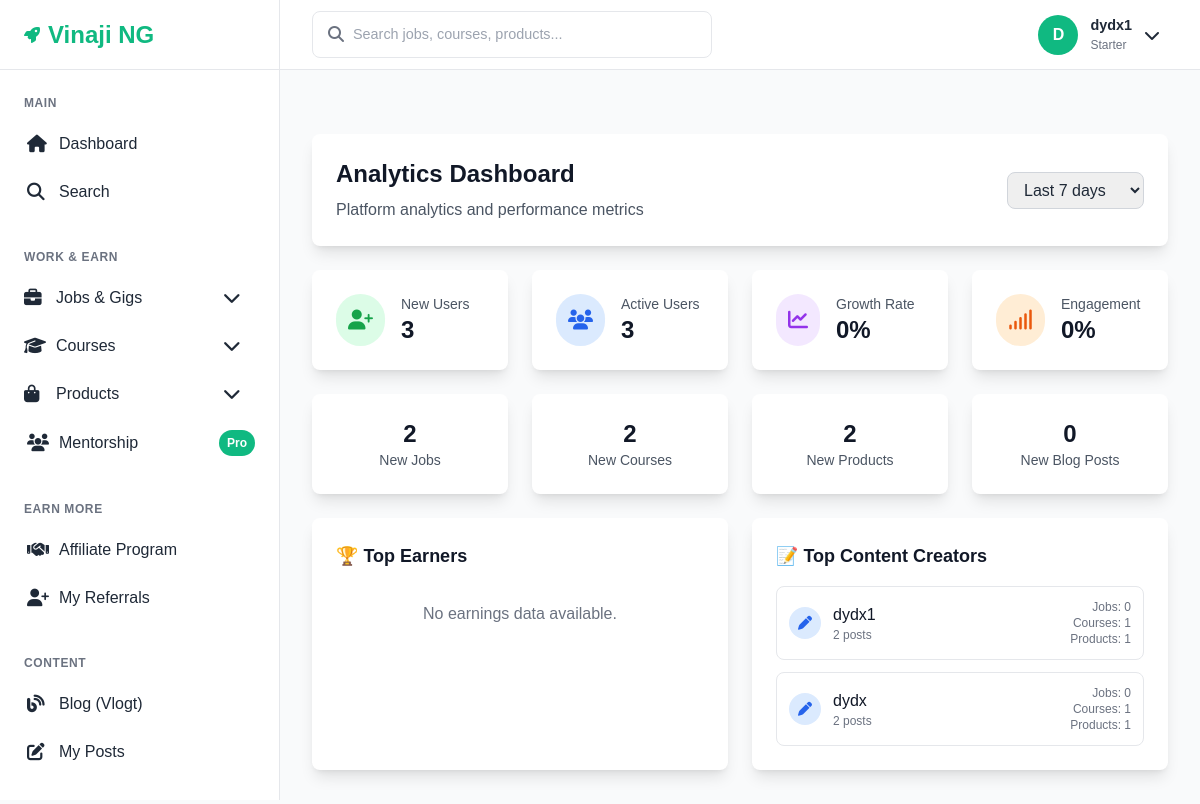
The page /site-admin/analytics/ (signed in) on the database its author committed.
### accounts/models.py (models this page shows, shortened)
class User(AbstractUser):
    SUBSCRIPTION_CHOICES = [
        ('starter', 'Starter'),
        ('pro', 'Pro'),
        ('mentorship', 'Mentorship'),
    ]
    subscription_level = models.CharField(
        max_length=20,
        choices=SUBSCRIPTION_CHOICES,
        default='starter'
    )
    referral_code = models.CharField(max_length=20, unique=True, blank=True)
    is_verified = models.BooleanField(default=False)
    date_updated = models.DateTimeField(auto_now=True)
    groups = models.ManyToManyField(
        Group,
        related_name="custom_user_groups",  # use "+" if you don’t need reverse access
        blank=True
    )
    user_permissions = models.ManyToManyField(
        Permission,
        related_name="custom_user_permissions",  # use "+" if you don’t need reverse access
        blank=True
    )

### site_core/views.py (the view)
# urls.py: path('analytics/', views.analytics_dashboard, name='analytics'),
@staff_member_required
def analytics_dashboard(request):
    period = request.GET.get('period', '7')
    days = int(period)
    start_date = timezone.now() - timedelta(days=days)
    new_users = User.objects.filter(date_joined__gte=start_date).count()
    active_users = User.objects.filter(last_login__gte=start_date).count()
    new_jobs = Job.objects.filter(created_at__gte=start_date).count()
    new_courses = Course.objects.filter(created_at__gte=start_date).count()
    new_products = Product.objects.filter(created_at__gte=start_date).count()
    new_posts = BlogPost.objects.filter(created_at__gte=start_date).count()
    top_earners = Transaction.objects.filter(
        status='completed',
        created_at__gte=start_date,
        transaction_type__in=['sale', 'commission']
    ).values('user__username', 'user__profile__country').annotate(
        total_earned=Sum('amount')
    ).order_by('-total_earned')[:10]
    top_posters = User.objects.annotate(
        job_count=Count('posted_jobs', filter=Q(posted_jobs__created_at__gte=start_date)),
        course_count=Count('courses_taught', filter=Q(courses_taught__created_at__gte=start_date)),
        product_count=Count('products', filter=Q(products__created_at__gte=start_date)),
        post_count=Count('blog_posts', filter=Q(blog_posts__created_at__gte=start_date)),
        total_content=Count('posted_jobs', filter=Q(posted_jobs__created_at__gte=start_date)) +
                     Count('courses_taught', filter=Q(courses_taught__created_at__gte=start_date)) +
                     Count('products', filter=Q(products__created_at__gte=start_date)) +
                     Count('blog_posts', filter=Q(blog_posts__created_at__gte=start_date))
    ).filter(total_content__gt=0).order_by('-total_content')[:10]
    context = {
        'period': period,
        'new_users': new_users,
        'active_users': active_users,
        'new_jobs': new_jobs,
        'new_courses': new_courses,
        'new_products': new_products,
        'new_posts': new_posts,
        'top_earners': top_earners,
        'top_posters': top_posters,
    }
    return render(request, 'admin_panel/analytics.html', context)

### templates/admin_panel/analytics.html (shortened to what this page needs)
{% extends 'base.html' %}
{% block content %}
<div class="space-y-6">
    <div class="bg-white rounded-lg shadow-lg p-6">
        <div class="flex justify-between items-center">
            <div>
                <h1 class="text-2xl font-bold text-gray-900">Analytics Dashboard</h1>
                <p class="text-gray-600 mt-2">Platform analytics and performance metrics</p>
            </div>
            <form method="get" class="flex space-x-2">
                <select name="period" onchange="this.form.submit()"
                        class="px-3 py-2 border border-gray-300 rounded-lg focus:outline-none focus:ring-2 focus:ring-green-500 focus:border-green-500">
                    <option value="7" {% if period == '7' %}selected{% endif %}>Last 7 days</option>
                </select>
            </form>
        </div>
    </div>
    <div class="grid grid-cols-1 md:grid-cols-2 lg:grid-cols-4 gap-6">
        <div class="bg-white rounded-lg shadow-lg p-6">
            <div class="flex items-center">
                <div class="p-3 rounded-full bg-green-100 text-green-600">
                    <i class="fas fa-user-plus text-xl"></i>
                </div>
                <div class="ml-4">
                    <p class="text-sm font-medium text-gray-600">New Users</p>
                    <p class="text-2xl font-bold text-gray-900">{{ new_users }}</p>
                </div>
            </div>
        </div>
        <div class="bg-white rounded-lg shadow-lg p-6">
            <div class="flex items-center">
                <div class="p-3 rounded-full bg-blue-100 text-blue-600">
                    <i class="fas fa-users text-xl"></i>
                </div>
                <div class="ml-4">
                    <p class="text-sm font-medium text-gray-600">Active Users</p>
                    <p class="text-2xl font-bold text-gray-900">{{ active_users }}</p>
                </div>
            </div>
        </div>
        <div class="bg-white rounded-lg shadow-lg p-6">
            <div class="flex items-center">
                <div class="p-3 rounded-full bg-purple-100 text-purple-600">
                    <i class="fas fa-chart-line text-xl"></i>
                </div>
                <div class="ml-4">
                    <p class="text-sm font-medium text-gray-600">Growth Rate</p>
                    <p class="text-2xl font-bold text-gray-900">
                        {% if total_users > 0 %}{{ new_users|floatformat:1 }}%{% else %}0%{% endif %}
                    </p>
                </div>
            </div>
        </div>
        <div class="bg-white rounded-lg shadow-lg p-6">
            <div class="flex items-center">
                <div class="p-3 rounded-full bg-orange-100 text-orange-600">
                    <i class="fas fa-signal text-xl"></i>
                </div>
                <div class="ml-4">
                    <p class="text-sm font-medium text-gray-600">Engagement</p>
                    <p class="text-2xl font-bold text-gray-900">
                        {% if total_users > 0 %}
    {% widthratio active_users total_users 100 as engagement %}
    {{ engagement }}%
{% else %}
    0%
{% endif %}
                    </p>
                </div>
            </div>
        </div>
    </div>
    <div class="grid grid-cols-1 md:grid-cols-2 lg:grid-cols-4 gap-6">
        <div class="bg-white rounded-lg shadow-lg p-6">
            <div class="text-center">
                <div class="text-2xl font-bold text-gray-900">{{ new_jobs }}</div>
                <div class="text-sm text-gray-600">New Jobs</div>
            </div>
        </div>
        <div class="bg-white rounded-lg shadow-lg p-6">
            <div class="text-center">
                <div class="text-2xl font-bold text-gray-900">{{ new_courses }}</div>
                <div class="text-sm text-gray-600">New Courses</div>
            </div>
        </div>
        <div class="bg-white rounded-lg shadow-lg p-6">
            <div class="text-center">
                <div class="text-2xl font-bold text-gray-900">{{ new_products }}</div>
                <div class="text-sm text-gray-600">New Products</div>
            </div>
        </div>
        <div class="bg-white rounded-lg shadow-lg p-6">
            <div class="text-center">
                <div class="text-2xl font-bold text-gray-900">{{ new_posts }}</div>
                <div class="text-sm text-gray-600">New Blog Posts</div>
            </div>
        </div>
    </div>
    <div class="grid grid-cols-1 lg:grid-cols-2 gap-6">
        <div class="bg-white rounded-lg shadow-lg p-6">
            <h2 class="text-lg font-semibold text-gray-900 mb-4">🏆 Top Earners</h2>
            <div class="space-y-3">
                {% for earner in top_earners %}
                <div class="flex items-center justify-between p-3 border rounded-lg">
                    <div class="flex items-center space-x-3">
                        <div class="w-8 h-8 bg-yellow-100 rounded-full flex items-center justify-center">
                            <i class="fas fa-crown text-yellow-600 text-sm"></i>
                        </div>
                        <div>
                            <p class="font-medium text-gray-900">{{ earner.user__username }}</p>
                            <p class="text-xs text-gray-500">{{ earner.user__profile__country|default:"Unknown" }}</p>
                        </div>
                    </div>
                    <span class="text-green-600 font-semibold">₦{{ earner.total_earned }}</span>
                </div>
                {% empty %}
                <p class="text-gray-500 text-center py-4">No earnings data available.</p>
                {% endfor %}
            </div>
        </div>
        <div class="bg-white rounded-lg shadow-lg p-6">
            <h2 class="text-lg font-semibold text-gray-900 mb-4">📝 Top Content Creators</h2>
            <div class="space-y-3">
                {% for poster in top_posters %}
                <div class="flex items-center justify-between p-3 border rounded-lg">
                    <div class="flex items-center space-x-3">
                        <div class="w-8 h-8 bg-blue-100 rounded-full flex items-center justify-center">
                            <i class="fas fa-pen text-blue-600 text-sm"></i>
                        </div>
                        <div>
                            <p class="font-medium text-gray-900">{{ poster.username }}</p>
                            <p class="text-xs text-gray-500">{{ poster.total_content }} posts</p>
                        </div>
                    </div>
                    <div class="text-right text-xs text-gray-500">
                        <div>Jobs: {{ poster.job_count }}</div>
                        <div>Courses: {{ poster.course_count }}</div>
                        <div>Products: {{ poster.product_count }}</div>
                    </div>
                </div>
                {% empty %}
                <p class="text-gray-500 text-center py-4">No content data available.</p>
                {% endfor %}
            </div>
        </div>
    </div>
</div>
{% endblock %}

### templates/base.html (shortened to what this page needs)
{% load static %}
<!DOCTYPE html>
<html lang="en">
<head>
    <link href="{% static 'css/style.css' %}" rel="stylesheet">
    <script src="https://cdn.tailwindcss.com"></script>
    <link rel="stylesheet" href="https://cdnjs.cloudflare.com/ajax/libs/font-awesome/6.4.0/css/all.min.css">
</head>
<body>
    <aside class="sidebar" id="sidebar">
        <div class="sidebar-header">
            <a href="{% url 'dashboard' %}" class="logo">
                <i class="fas fa-rocket text-primary"></i>
                <span class="logo-text">Vinaji NG</span>
            </a>
        </div>
        <nav class="sidebar-nav">
            <div class="nav-section">
                <div class="nav-title">Main</div>
                <ul class="nav-links">
                    <li>
                        <a href="{% url 'dashboard' %}" class="nav-link {% if request.resolver_match.url_name == 'dashboard' %}active{% endif %}">
                            <i class="fas fa-home"></i>
                            Dashboard
                        </a>
                    </li>
                    <li>
                        <a href="{% url 'search_results' %}" class="nav-link">
                            <i class="fas fa-search"></i>
                            Search
                        </a>
                    </li>
                </ul>
            </div>
            <div class="nav-section">
                <div class="nav-title">Work & Earn</div>
                <ul class="nav-links">
                    <li class="dropdown">
                        <button class="nav-link dropdown-toggle" onclick="toggleDropdown(this)">
                            <i class="fas fa-briefcase"></i>
                            Jobs & Gigs
                            <i class="fas fa-chevron-down ml-auto text-sm"></i>
                        </button>
                    </li>
                    <li class="dropdown">
                        <button class="nav-link dropdown-toggle" onclick="toggleDropdown(this)">
                            <i class="fas fa-graduation-cap"></i>
                            Courses
                            <i class="fas fa-chevron-down ml-auto text-sm"></i>
                        </button>
                    </li>
                    <li class="dropdown">
                        <button class="nav-link dropdown-toggle" onclick="toggleDropdown(this)">
                            <i class="fas fa-shopping-bag"></i>
                            Products
                            <i class="fas fa-chevron-down ml-auto text-sm"></i>
                        </button>
                    </li>
                        <a href="{% url 'mentorship_list' %}" class="nav-link {% if 'mentorship' in request.resolver_match.url_name %}active{% endif %}">
                            <i class="fas fa-users"></i>
                            Mentorship
                            <span class="badge">Pro</span>
                        </a>
                </ul>
            </div>
            <div class="nav-section">
                <div class="nav-title">Earn More</div>
                <ul class="nav-links">
                    <li>
                        <a href="{% url 'affiliate_dashboard' %}" class="nav-link {% if 'affiliate' in request.resolver_match.url_name %}active{% endif %}">
                            <i class="fas fa-handshake"></i>
                            Affiliate Program
                        </a>
                    </li>
                    <li>
                        <a href="{% url 'referral_list' %}" class="nav-link {% if 'referral' in request.resolver_match.url_name %}active{% endif %}">
                            <i class="fas fa-user-plus"></i>
                            My Referrals
                        </a>
                    </li>
                </ul>
            </div>
            <div class="nav-section">
                <div class="nav-title">Content</div>
                <ul class="nav-links">
                    <li>
                        <a href="{% url 'blog_list' %}" class="nav-link {% if 'blog' in request.resolver_match.url_name %}active{% endif %}">
                            <i class="fas fa-blog"></i>
                            Blog (Vlogt)
                        </a>
                    </li>
                    <li>
                        <a href="{% url 'blog_manage' %}" class="nav-link {% if request.resolver_match.url_name == 'blog_manage' %}active{% endif %}">
                            <i class="fas fa-edit"></i>
                            My Posts
                        </a>
                    </li>
                </ul>
            </div>
        </nav>
    </aside>
    <header class="header">
        <div class="header-left">
            <div class="search-container">
                <i class="fas fa-search search-icon"></i>
                <form action="{% url 'search_results' %}" method="get">
                    <input type="text"
                           name="q"
                           class="search-input"
                           placeholder="Search jobs, courses, products..."
                           value="{{ request.GET.q }}">
                </form>
            </div>
        </div>
        <div class="header-right">
            {% if user.is_authenticated %}
                <div class="user-dropdown">
                    <button class="user-menu-btn" id="userMenuBtn">
                        <div class="user-avatar">
                            {{ user.username|first|upper }}
                        </div>
                        <div class="user-info">
                            <div class="user-name">{{ user.username }}</div>
                            <div class="user-role">{{ user.get_subscription_level_display }}</div>
                        </div>
                        <i class="fas fa-chevron-down"></i>
                    </button>
                </div>
            {% endif %}
        </div>
    </header>
    <main class="main-content">
        {% block content %}{% endblock %}
    </main>
</body>
</html>

### rows shown on the page
User: username|first "D", username "dydx1", subscription_level "Starter", total_content "2", job_count "0", course_count "1", product_count "1"
User: username "dydx", total_content "2", job_count "0", course_count "1", product_count "1"

### other values the page prints
{{ new_users }} "3"
{{ active_users }} "3"
{{ new_jobs }} "2"
{{ new_courses }} "2"
{{ new_products }} "2"
{{ new_posts }} "0"
